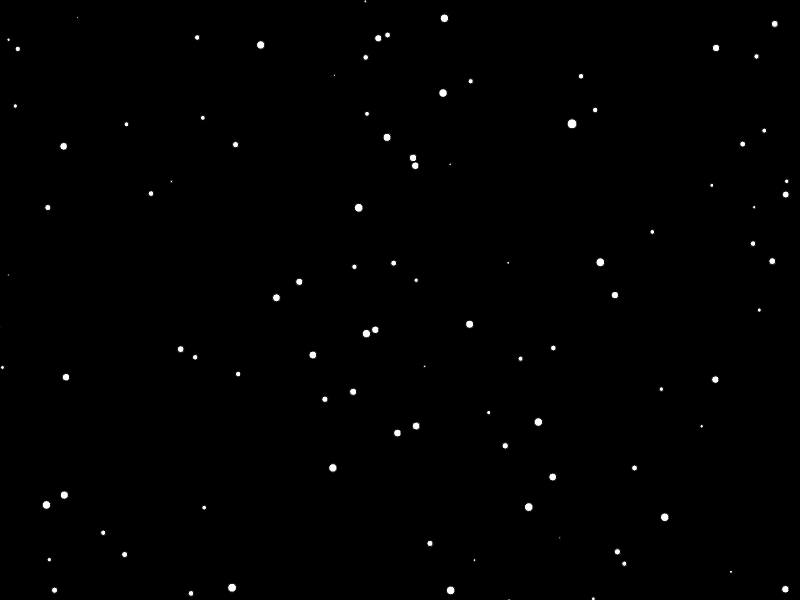
Frame 1 (no input)
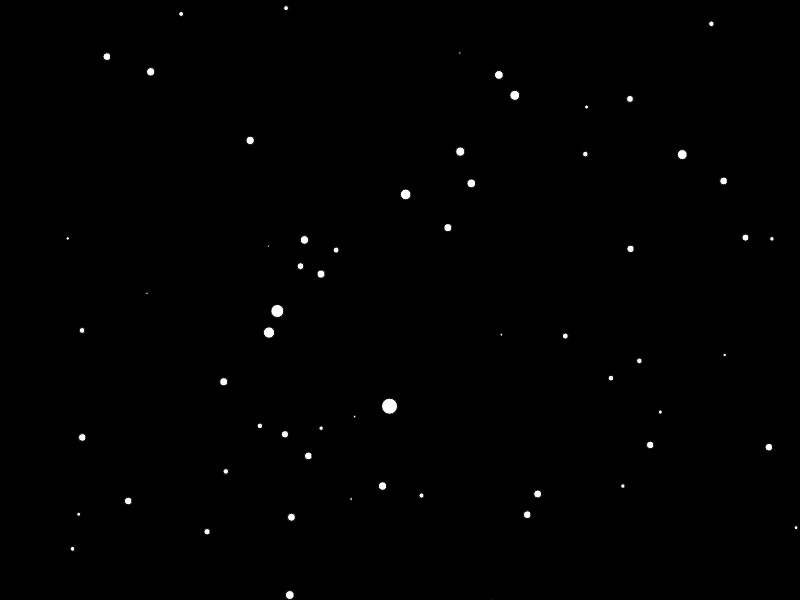
Frame 60 (no input)
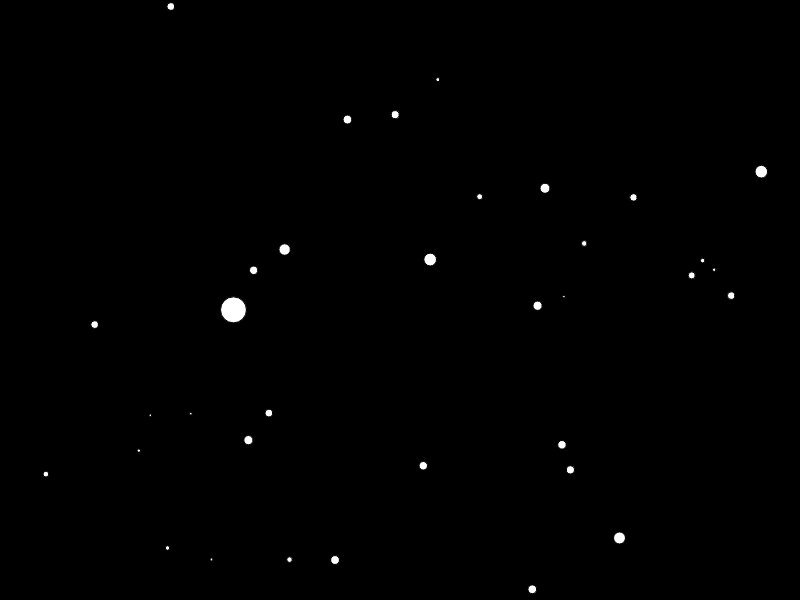
Frame 120 (the mouse pressed at the canvas centre since frame 60)

The p5.js sketch that drew these frames (run headless with seeded random() and noise() and a simulated clock; from frame 60 on, the mouse is pressed at the canvas centre):

// p5.js sketch
// ── sketch.js
// Gravity Simulation
// shared under Creative Commons license
// https://creativecommons.org/licenses/by-nc-sa/3.0/
// Code by Jason Galbraith
// 11/16/16
// Rewritten in p5.js by Sophia Wang
// 10.16.2025

/*
**************************************************************
Change the numbers below to see how it changes the simulation!
**************************************************************
 */
// The total number of objects in the simulation.
let totalObjects = 100;
// Width and height of the Canvas.
let width = 800;
let height = 600;
// Velocity of the objects.
let velocity = 3.0;

/*
**************************************************************
Below here is the actual simulation. You probably shouldn't mess
with this section. Or at least, you should expect weird results.
**************************************************************
 */
let xcoord = new Array(totalObjects);
let ycoord = new Array(totalObjects);
let xvel = new Array(totalObjects);
let yvel = new Array(totalObjects);
let xacc = new Array(totalObjects);
let yacc = new Array(totalObjects);
let mass = new Array(totalObjects);
let G = 1, dist, diffx, diffy, force, xforce, yforce, inside, index;

// Setup; happens once at the beginning
function setup() {
  createCanvas(width, height);
  for (let a = 0; a < totalObjects; a++) {
     xcoord[a] = random(width);
     ycoord[a] = random(height);
     xvel[a] = random(-velocity,velocity);
     yvel[a] = random(-velocity,velocity);
     mass[a] = random(1,20);
  }
}

// Generic draw event; repeats forever
function draw() {
  background(0);
  fill(255);
  calculateForce();
  updatePosition();
  collision();
  zoomCheck();
  drawObjects();
}
  
// Update acceleration and velocity
function calculateForce() {
  for (let a = 0; a < totalObjects; a++) {
    xacc[a] = 0;
    yacc[a] = 0;
    for (let b = 0; b < totalObjects; b++) {        
      if (a != b && mass[a] != 0) { 
        diffx = xcoord[b] - xcoord[a];
        diffy = ycoord[b] - ycoord[a];
        dist = sqrt(sq(diffx)+sq(diffy));
        force = (G * mass[a] * mass[b]) / sq(dist);
        xforce = force * diffx / dist;
        xacc[a] = xacc[a] + (xforce / mass[a]);
        yforce = force * diffy / dist;
        yacc[a] = yacc[a] + (yforce / mass[a]);
      }
    }
    xvel[a] = xvel[a] + xacc[a];
    yvel[a] = yvel[a] + yacc[a];
  } 
}

// Update position
function updatePosition() {
  for (let a = 0; a < totalObjects; a++) {
     xcoord[a] = xcoord[a] + xvel[a];
     ycoord[a] = ycoord[a] + yvel[a];
  }
}

// Inelastic collisions: equation m1v1+m2v2=(m1+m2)v3
function collision() {
  for (let a = 0; a < totalObjects; a++) {
    for (let b = 0; b < totalObjects; b++) {	
    	if (a != b && mass[a] != 0 && mass[b] != 0) {
        	diffx = xcoord[b] - xcoord[a];
        	diffy = ycoord[b] - ycoord[a];
        	dist = sqrt(sq(diffx) + sq(diffy));
        	if (dist <= sqrt(mass[a]) + sqrt(mass[b])) {
               xvel[a] = ((mass[a] * xvel[a]) + (mass[b] * xvel[b])) / (mass[a] + mass[b]);
               yvel[a] = ((mass[a] * yvel[a]) + (mass[b] * xvel[b])) / (mass[a] + mass[b]);
               mass[a] = mass[a] + mass[b];
     		   xcoord[a] = ((mass[a] * xcoord[a]) + (mass[b] * xcoord[b])) / (mass[a] + mass[b]);
               ycoord[a] = ((mass[a] * ycoord[a]) + (mass[b] * ycoord[b])) / (mass[a] + mass[b]);
               mass[b] = 0;
            }
    	}
    }
  }
}

// Check for re-centering
function zoomCheck() {
  inside = -1;
  index = 0;
  //find largest mass
  for (let a = 0; a < totalObjects; a++) {
      if (mass[a] >= mass[index]) {
          index = a; 
      }
  }
  // Check if it has left the window
  if (index >= 0) {
    if (xcoord[index] >= 0 && xcoord[index] <= width && ycoord[index] >= 0 && ycoord[index] <= height) {
    	inside = 1; 
    }
  }
  if (inside == -1) {
   	  // Recenter
      diffx = (width / 2) - xcoord[index];
      diffy = (height / 2) - ycoord[index];
      for (let a = 0; a < totalObjects; a++) {
       	 xcoord[a] = xcoord[a] + diffx;
         ycoord[a] = ycoord[a] + diffy;
      }
  }
}

// Draw all the objects
function drawObjects() {
  for (let a = 0; a < totalObjects; a++) {
    if (mass[a] != 0) {
    	ellipse(xcoord[a], ycoord[a], 2 * sqrt(mass[a]), 2 * sqrt(mass[a]));
    }
  }
}
